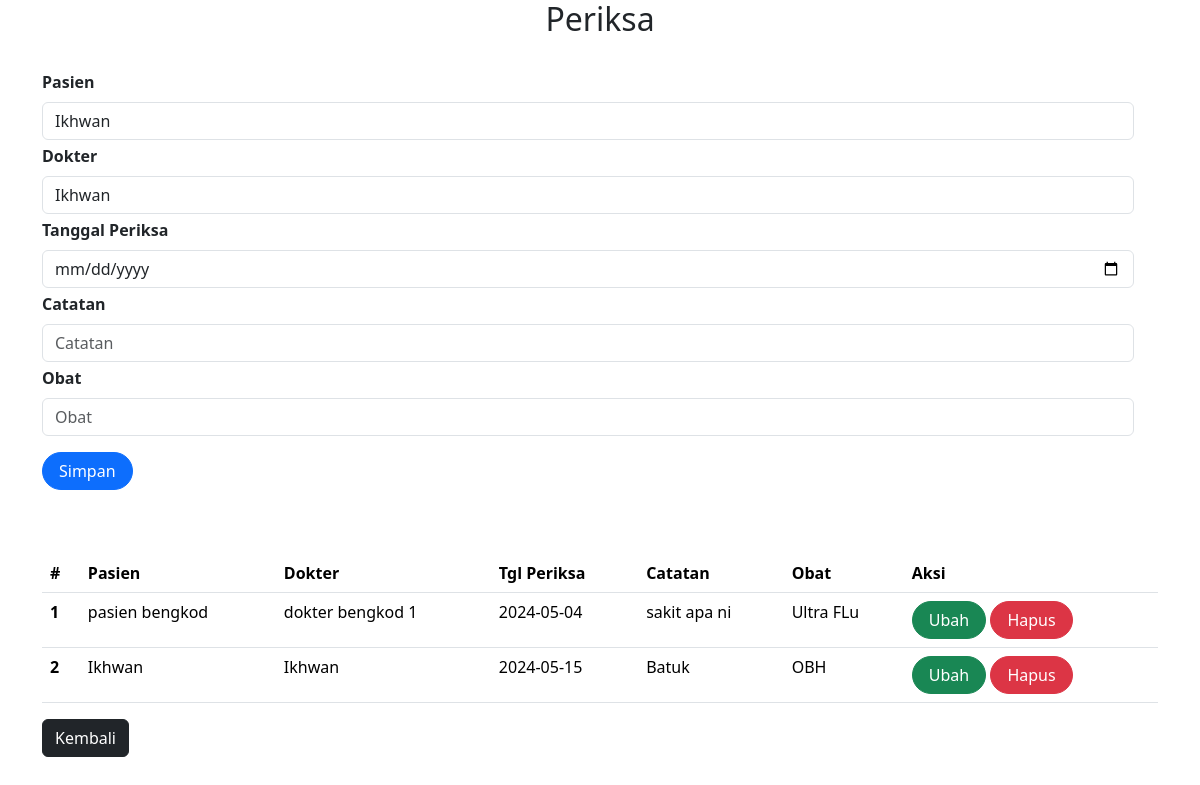
The page /User/periksa.php on the database its author committed.
### tables this page shows
CREATE TABLE `periksa` (
  `id` int(11) NOT NULL,
  `id_pasien` int(11) UNSIGNED DEFAULT NULL,
  `id_dokter` int(11) UNSIGNED DEFAULT NULL,
  `tgl_periksa` date NOT NULL,
  `catatan` text NOT NULL,
  `obat` varchar(50) NOT NULL
);

CREATE TABLE `pasien` (
  `id` int(11) UNSIGNED NOT NULL,
  `nama` varchar(255) DEFAULT NULL,
  `alamat` varchar(255) DEFAULT NULL,
  `no_hp` varchar(50) DEFAULT NULL
);

CREATE TABLE `dokter` (
  `id` int(11) UNSIGNED NOT NULL,
  `nama` varchar(255) DEFAULT NULL,
  `alamat` varchar(255) DEFAULT NULL,
  `no_hp` varchar(50) DEFAULT NULL
);

### User/periksa.php (the view, shortened to what this page needs)
<?php
include_once("../koneksi.php");
$query_dokter = "SELECT * FROM dokter";
$result_dokter = mysqli_query($mysqli, $query_dokter);
$query_pasien = "SELECT * FROM pasien";
$result_pasien = mysqli_query($mysqli, $query_pasien);
?>
<head>
    <link href="https://cdn.jsdelivr.net/npm/bootstrap@5.3.2/dist/css/bootstrap.min.css" rel="stylesheet"
>
</head>
<body>
<center><h2>Periksa</h2></center>
<br>
<div class="container">
    <form class="form row" method="POST" action="" name="myForm" onsubmit="return(validate());">
        <?php
        $id_pasien= '';
        $id_dokter = '';
        $tgl_periksa = '';
        $catatan = '';
        $obat = '';
            ?>
        <div class="row">
            <label for="inputPasien" class="form-label fw-bold">
                Pasien
            </label>
            <div>
                <select class="form-control" name="id_pasien" id="inputPasien" required>
                    <?php while ($row_pasien = mysqli_fetch_assoc($result_pasien)) : ?>
                        <option value="<?php echo $row_pasien['id']; ?>" <?php if ($row_pasien['id'] == $id_pasien) echo 'selected="selected"'; ?>><?php echo $row_pasien['nama']; ?></option>
                    <?php endwhile; ?>
                </select>
            </div>
        </div>
        <div class="row mt-1">
            <label for="inputDokter" class="form-label fw-bold">
                Dokter
            </label>
            <div>
                <select class="form-control" name="id_dokter" id="inputDokter" required>
                    <?php while ($row_dokter = mysqli_fetch_assoc($result_dokter)) : ?>
                        <option value="<?php echo $row_dokter['id']; ?>" <?php if ($row_dokter['id'] == $id_dokter) echo 'selected="selected"'; ?>><?php echo $row_dokter['nama']; ?></option>
                    <?php endwhile; ?>
                </select>
            </div>
        </div>
        <div class="row mt-1">
            <label for="inputTglPeriksa" class="form-label fw-bold">
                Tanggal Periksa
            </label>
            <div>
                <input type="date" class="form-control" name="tgl_periksa" id="inputTglPeriksa" placeholder="Tgl Periksa"
                    value="<?php echo $tgl_periksa ?>">
            </div>
        </div>
        <div class="row mt-1">
            <label for="inputCatatan" class="form-label fw-bold">
                Catatan
            </label>
            <div>
                <input type="text" class="form-control" name="catatan" id="inputCatatan" placeholder="Catatan"
                    value="<?php echo $catatan ?>">
            </div>
        </div>
        <div class="row mt-1">
            <label for="inputObat" class="form-label fw-bold">
                Obat
            </label>
            <div>
                <input type="text" class="form-control" name="obat" id="inputObat" placeholder="Obat"
                    value="<?php echo $obat ?>">
            </div>
        </div>
        <div class="row mt-3">
            <div class=col>
                <button type="submit" class="btn btn-primary rounded-pill px-3 mt-auto" name="simpan">Simpan</button>
            </div>
        </div>
    </form>
    <br>
    <br>
    <table class="table table-hover">
        <thead>
            <tr>
                <th scope="col">#</th>
                <th scope="col">Pasien</th>
                <th scope="col">Dokter</th>
                <th scope="col">Tgl Periksa</th>
                <th scope="col">Catatan</th>
                <th scope="col">Obat</th>
                <th scope="col">Aksi</th>
            </tr>
        </thead>
        <tbody>
            <?php
            $result = mysqli_query($mysqli, "SELECT periksa.*, dokter.nama AS nama_dokter, pasien.nama AS nama_pasien FROM periksa LEFT JOIN dokter ON periksa.id_dokter = dokter.id LEFT JOIN pasien ON periksa.id_pasien = pasien.id");
            $no = 1;
            while ($data = mysqli_fetch_array($result)) {
                ?>
                <tr>
                    <th scope="row">
                        <?php echo $no++ ?>
                    </th>
                    <td>
                        <?php echo $data['nama_pasien'] ?>
                    </td>
                    <td>
                        <?php echo $data['nama_dokter'] ?>
                    </td>
                    <td>
                        <?php echo $data['tgl_periksa'] ?>
                    </td>
                    <td>
                        <?php echo $data['catatan'] ?>
                    </td>
                    <td>
                        <?php echo $data['obat'] ?>
                    </td>
                    <td>
                        <a class="btn btn-success rounded-pill px-3"
                            href="index.php?page=periksa&id=<?php echo $data['id'] ?>">Ubah</a>
                        <a class="btn btn-danger rounded-pill px-3"
                            href="index.php?page=periksa&id=<?php echo $data['id'] ?>&aksi=hapus">Hapus</a>
                    </td>
                </tr>
                <?php
            }
            ?>
        </tbody>
    </table>
    <button class="btn btn-dark" onclick="window.location.href='index.php'">Kembali</button>
</body>

### rows shown on the page
periksa: id_pasien.nama "pasien bengkod", id_dokter.nama "dokter bengkod 1", tgl_periksa "2024-05-04", catatan "sakit apa ni", obat "Ultra FLu"
periksa: id_pasien.nama "Ikhwan", id_dokter.nama "Ikhwan", tgl_periksa "2024-05-15", catatan "Batuk", obat "OBH"

### other values the page prints
form field id_pasien "Ikhwan"
form field id_dokter "Ikhwan"
